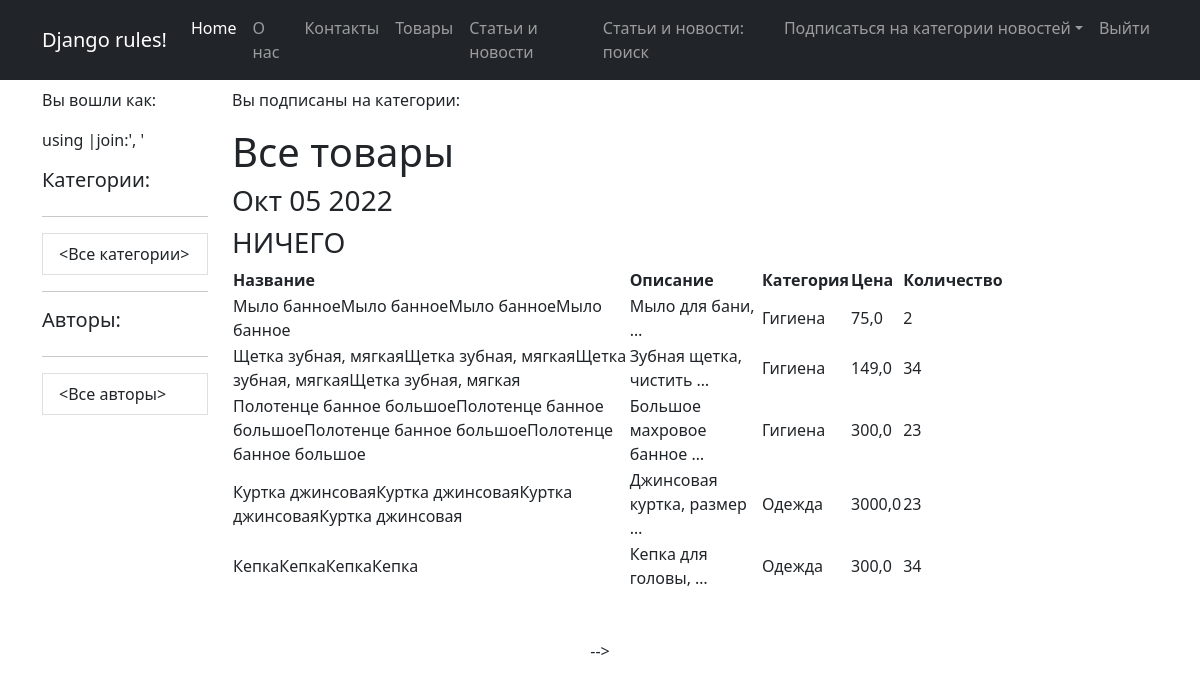
Screenshot of /products/ with the database file from the repository.
### simpleapp/models.py (models this page shows, shortened)
class Product(models.Model):
    name = models.CharField(
        max_length=50,
        unique=True, # названия товаров не должны повторяться
    )
    description = models.TextField()
    quantity = models.IntegerField(
        validators=[MinValueValidator(0)],
    )
    category = models.ForeignKey(
        to='Category',
        on_delete=models.CASCADE,
        related_name='products', # все продукты в категории будут доступны через поле products
    )
    price = models.FloatField(
        validators=[MinValueValidator(0.0)],
    )

class Category(models.Model):
    name = models.CharField(max_length=100, unique=True)  # названия категорий тоже не должны повторяться

### simpleapp/views.py (the view)
# urls.py: path('', ProductsList.as_view(),name='products'),
class ProductsList(ListView):
    model = Product
    template_name = 'products.html'
    context_object_name = 'products'
    def get_context_data(self, **kwargs):
        context = super().get_context_data(**kwargs)
        context['time_now'] = datetime.utcnow()
        context['value1'] = None
        return context

### simpleapp/templatetags/simple_app_custom_filters.py (called while the page is built)
@register.filter(name='multiply')
def multiply(value, arg):
    if isinstance(value, str) and isinstance(arg, int):
        return str(value) * arg
    else:
        raise ValueError(f'Нельзя умножить {type(value)} на {type(arg)}')

### templates/products.html (shortened to what this page needs)
{% extends 'flatpages/default.html' %}
{% load simple_app_custom_filters %}
{% block content %}
    <h1>Все товары</h1>
    <h3>{{ time_now|date:'M d Y' }}</h3>
    <h3>{{ value1|default_if_none:'НИЧЕГО' }}</h3>
    {% if products %}
        <table>
            <tr>
                <th>Название</th>
                <th>Описание</th>
                <th>Категория</th>
                <th>Цена</th>
                <th>Количество</th>
            </tr>
        {% for product in products %}
            <tr>
                <td>{{ product.name|multiply:4 }}</td>
                <td>{{ product.description|truncatewords:3 }}</td>
                <td>{{ product.category.name }}</td>
                <td>{{ product.price }}</td>
                <td>{{ product.quantity }}</td>
            </tr>
        {% endfor %}
        </table>
    {% else %}
        <h2>Товаров нет!</h2>
    {% endif %}
{% endblock content %}

### static/css/my_style.css (style rules this page uses)
body, p { background-color: "ccc"; }

### rows the page displays
Product: name|multiply "Мыло банноеМыло банноеМыло банноеМыло банное", description "Мыло для бани, …", category.name "Гигиена", price "75,0", quantity "2"
Product: name|multiply "Щетка зубная, мягкаяЩетка зубная, мягкаяЩетка зубная, мягкаяЩетка зубная, мягкая", description "Зубная щетка, чистить …", category.name "Гигиена", price "149,0", quantity "34"
Product: name|multiply "Полотенце банное большоеПолотенце банное большоеПолотенце банное большоеПолотенце банное большое", description "Большое махровое банное …", category.name "Гигиена", price "300,0", quantity "23"
Product: name|multiply "Куртка джинсоваяКуртка джинсоваяКуртка джинсоваяКуртка джинсовая", description "Джинсовая куртка, размер …", category.name "Одежда", price "3000,0", quantity "23"
Product: name|multiply "КепкаКепкаКепкаКепка", description "Кепка для головы, …", category.name "Одежда", price "300,0", quantity "34"

### other values shown
{{ time_now|date:'M d Y' }} "Окт 05 2022"
{{ value1|default_if_none:'НИЧЕГО' }} "НИЧЕГО"
